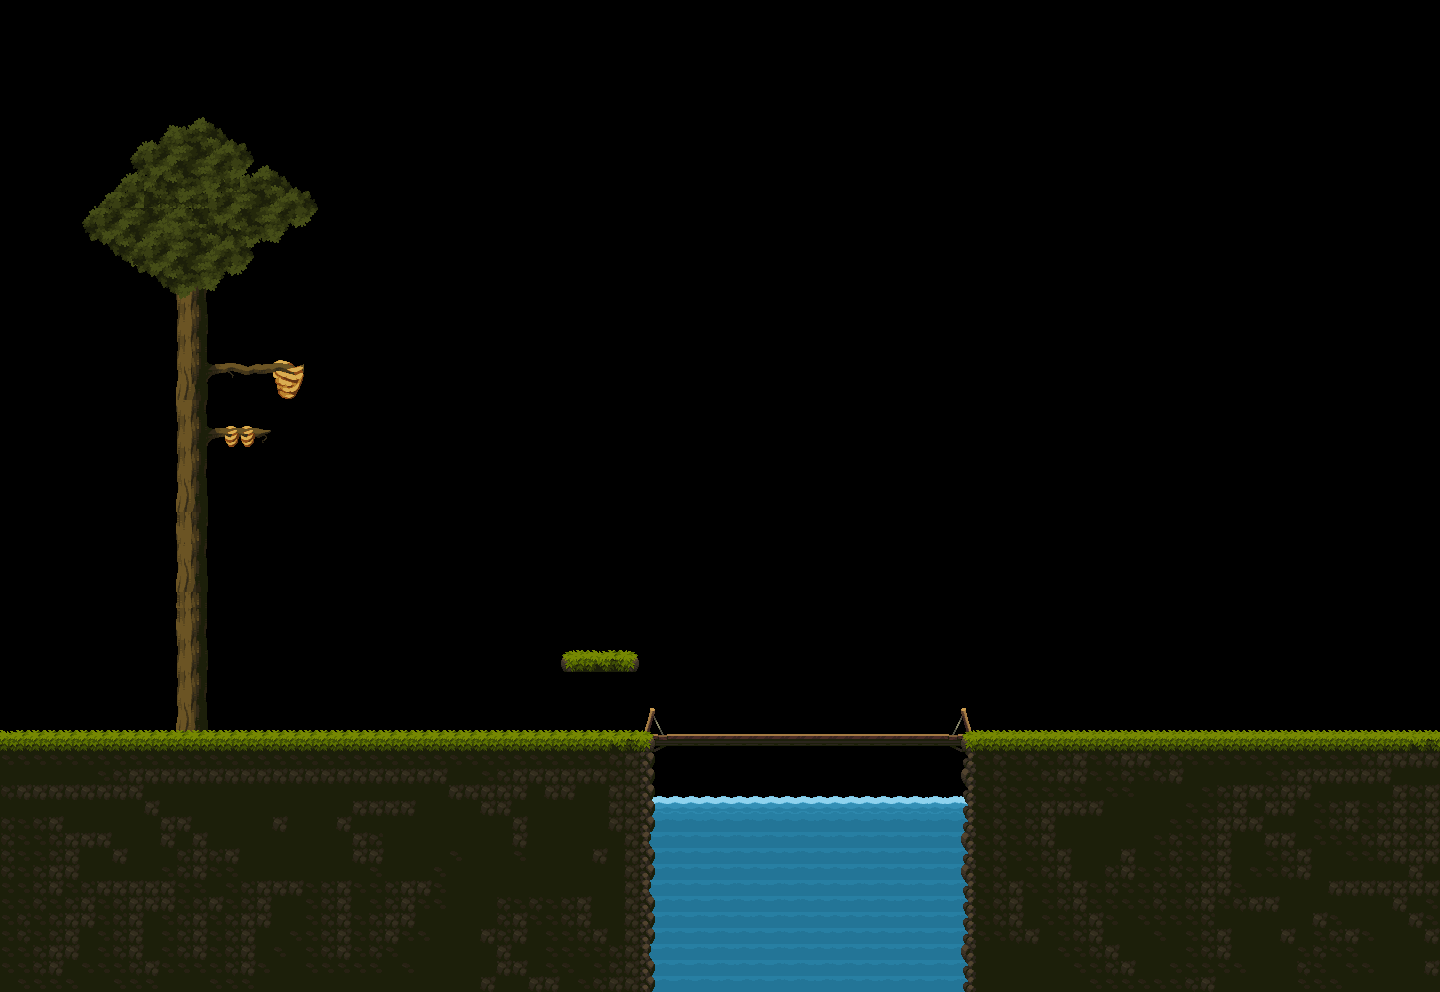

This is a level from a 2D game, rendered from its Tiled map with the project's own tilesets. A one-line summary and the map file follow, with tile-layer data summarised:
An orthogonal 90x62 tile map with 16x16 px tiles, 4 tile layers (Decorations, Back Decorations, Back, Front), 4 tilesets.

<map version="1.9" tiledversion="1.9.2" orientation="orthogonal" renderorder="right-down" width="90" height="62" tilewidth="16" tileheight="16" infinite="0" nextlayerid="7" nextobjectid="1">
 <tileset firstgid="1" name="Buildings" tilewidth="16" tileheight="16" tilecount="625" columns="25">
  <image source="Buildings.png" width="400" height="400" />
 </tileset>
 <tileset firstgid="626" name="Props-Rocks" tilewidth="16" tileheight="16" tilecount="378" columns="18">
  <image source="Props-Rocks.png" width="288" height="336" />
 </tileset>
 <tileset firstgid="1004" name="Tiles" tilewidth="16" tileheight="16" tilecount="625" columns="25">
  <image source="Tiles.png" width="400" height="400" />
 </tileset>
 <tileset firstgid="1629" name="Tree-Assets" tilewidth="16" tileheight="16" tilecount="525" columns="21">
  <image source="Tree-Assets.png" width="336" height="400" />
 </tileset>
 <layer id="4" name="Decorations" width="90" height="62">
  <data>[5580 cells, 154 non-empty, 63 distinct tile ids]</data>
 </layer>
 <layer id="6" name="Back Decorations" width="90" height="62">
  <data>[5580 cells, 118 non-empty, 68 distinct tile ids]</data>
 </layer>
 <layer id="3" name="Back" width="90" height="62">
  <data>[5580 cells, 395 non-empty, 49 distinct tile ids]</data>
 </layer>
 <layer id="2" name="Front" width="90" height="62">
  <data>[5580 cells, 1160 non-empty, 18 distinct tile ids]</data>
 </layer>
</map>
